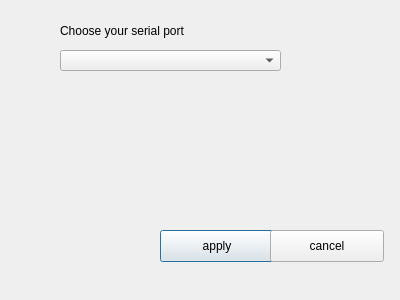
<?xml version="1.0" encoding="UTF-8"?>
<ui version="4.0">
 <class>selectport</class>
 <widget class="QDialog" name="selectport">
  <property name="geometry">
   <rect>
    <x>0</x>
    <y>0</y>
    <width>400</width>
    <height>300</height>
   </rect>
  </property>
  <property name="windowTitle">
   <string>Dialog</string>
  </property>
  <widget class="QPushButton" name="applyButton">
   <property name="geometry">
    <rect>
     <x>160</x>
     <y>230</y>
     <width>114</width>
     <height>32</height>
    </rect>
   </property>
   <property name="text">
    <string>apply</string>
   </property>
  </widget>
  <widget class="QPushButton" name="cancelButton">
   <property name="geometry">
    <rect>
     <x>270</x>
     <y>230</y>
     <width>114</width>
     <height>32</height>
    </rect>
   </property>
   <property name="text">
    <string>cancel</string>
   </property>
  </widget>
  <widget class="QLabel" name="label">
   <property name="geometry">
    <rect>
     <x>60</x>
     <y>20</y>
     <width>171</width>
     <height>21</height>
    </rect>
   </property>
   <property name="text">
    <string>Choose your serial port</string>
   </property>
  </widget>
  <widget class="QComboBox" name="serialPortListBox">
   <property name="geometry">
    <rect>
     <x>60</x>
     <y>50</y>
     <width>221</width>
     <height>21</height>
    </rect>
   </property>
  </widget>
 </widget>
 <resources/>
 <connections/>
</ui>
